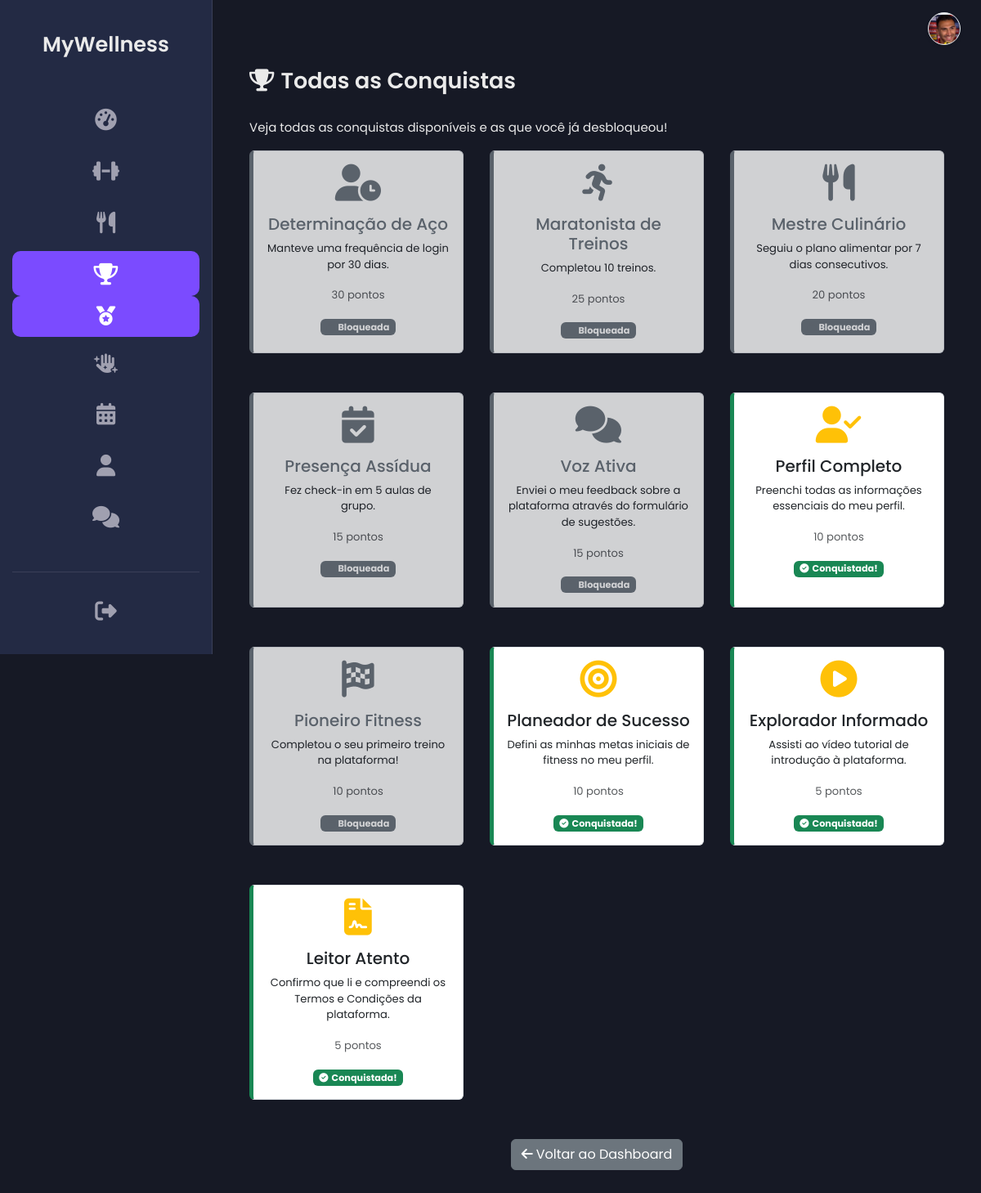
/all_achievements.php (signed in), run on the app's committed database.
### tables this page shows
CREATE TABLE `achievements` (
  `id` int(11) NOT NULL,
  `name` varchar(255) NOT NULL,
  `description` text NOT NULL,
  `icon` varchar(50) DEFAULT 'fas fa-medal',
  `points` int(11) DEFAULT 10,
  `criteria_type` varchar(50) DEFAULT NULL,
  `criteria_value` varchar(255) DEFAULT NULL,
  `is_manual_claim` tinyint(1) NOT NULL DEFAULT 0 COMMENT '1 se a conquista pode ser reivindicada manualmente pelo cliente',
  `created_at` timestamp NOT NULL DEFAULT current_timestamp()
);

### all_achievements.php (the view, shortened to what this page needs)
<?php
include 'db.php';
include 'header.php';
$user_id = $_SESSION['user_id'];
$all_achievements = [];
$earned_achievement_ids = [];
$page_error = '';
include 'sidebar_client.php';
try {
    $stmt_get_client_id = $pdo->prepare("SELECT id FROM clients WHERE user_id = ? LIMIT 1");
    $stmt_get_client_id->execute([$user_id]);
    $client_id_result = $stmt_get_client_id->fetchColumn();
    if ($client_id_result) {
        $client_id = $client_id_result;
        $stmt_all = $pdo->query("SELECT id, name, description, icon, points FROM achievements ORDER BY points DESC, name ASC");
        $all_achievements = $stmt_all->fetchAll(PDO::FETCH_ASSOC);
        $stmt_earned = $pdo->prepare("SELECT achievement_id FROM client_achievements WHERE client_id = ?");
        $stmt_earned->execute([$client_id]);
        $earned_achievement_ids = $stmt_earned->fetchAll(PDO::FETCH_COLUMN);
    } else {
        $page_error = "Não foi possível encontrar o registo de cliente.";
    }
} catch (PDOException $e) {
    $page_error = "Erro ao carregar dados das conquistas: " . $e->getMessage();
    error_log($page_error);
}
?>
<main class="main-content">
    <div class="container mt-5">
        <h2><i class="fas fa-trophy me-2"></i>Todas as Conquistas</h2>
        <p>Veja todas as conquistas disponíveis e as que você já desbloqueou!</p>
        <?php if ($page_error): ?>
            <div class="alert alert-danger"><?= htmlspecialchars($page_error) ?></div>
        <?php elseif (empty($all_achievements)): ?>
            <div class="alert alert-info">Ainda não há conquistas configuradas no sistema.</div>
        <?php else: ?>
            <div class="row">
                <?php foreach ($all_achievements as $achievement): ?>
                    <?php $is_earned = in_array($achievement['id'], $earned_achievement_ids); ?>
                    <div class="col-md-6 col-lg-4 mb-4">
                        <div class="card h-100 achievement-card <?= $is_earned ? 'earned' : 'locked' ?>">
                            <div class="card-body text-center">
                                <i class="<?= htmlspecialchars($achievement['icon']) ?> fa-3x mb-3 <?= $is_earned ? 'text-warning' : 'text-muted' ?>"></i>
                                <h5 class="card-title"><?= htmlspecialchars($achievement['name']) ?></h5>
                                <p class="card-text small"><?= htmlspecialchars($achievement['description']) ?></p>
                                <?php if ($achievement['points'] > 0): ?>
                                    <p class="card-text"><small class="text-muted"><?= htmlspecialchars($achievement['points']) ?> pontos</small></p>
                                <?php endif; ?>
                                <?php if ($is_earned): ?>
                                    <span class="badge bg-success"><i class="fas fa-check-circle me-1"></i>Conquistada!</span>
                                <?php else: ?>
                                    <span class="badge bg-secondary"><i class="fas fa-lock me-1"></i>Bloqueada</span>
                                <?php endif; ?>
                            </div>
                        </div>
                    </div>
                <?php endforeach; ?>
            </div>
        <?php endif; ?>
         <div class="text-center mt-4">
            <a href="dashboard.php" class="btn btn-secondary"><i class="fas fa-arrow-left me-1"></i>Voltar ao Dashboard</a>
        </div>
    </div>
</main>
<?php include 'footer.php'; ?>

### assets/css/dashboard_cliente.css (style rules this page uses)
:root { --bg-dark-primary: #161925; --bg-dark-secondary: #232A44; --text-light: #EAEAEA; --text-muted: #A0A0B0; --accent-color: #7B4BFF; --accent-color-hover: #6a3ffb; --border-color: #3a3f58; --sidebar-width: 260px; --sidebar-width-collapsed: 80px; --font-family: 'Poppins', sans-serif; }
body.dashboard-body { background-color: var(--bg-dark-primary); color: var(--text-light); font-family: var(--font-family); margin: 0; padding: 0; display: flex; min-height: 100vh; font-size: 15px; }
.main-content { margin-left: var(--sidebar-width); padding: 35px 45px; width: calc(100% - var(--sidebar-width)); background-color: var(--bg-dark-primary); transition: margin-left 0.3s ease, width 0.3s ease; overflow-y: auto; }
.main-content h2 { color: var(--text-light); margin-bottom: 30px; font-weight: 600; font-size: 1.8em; }
.container, .container-fluid, .container-lg, .container-md, .container-sm, .container-xl, .container-xxl { padding-left: 0; padding-right: 0; max-width: 100%; }
.row { --bs-gutter-x: 2rem; --bs-gutter-y: 1.5rem; }

### assets/css/personalizacao_chat.css (style rules this page uses)
:root { --chat-bg: #FFFFFF; --chat-text: #000000; --chat-border: #D1D1D6; --chat-messages-bg: #FFFFFF; --chat-input-area-bg: #F8F9FA; --chat-input-bg: #FFFFFF; --chat-placeholder-text: #8A8A8E; --chat-sent-bg: #007AFF; --chat-sent-bg-rgb: 0, 122, 255; --chat-sent-text: #FFFFFF; --chat-received-bg: #E5E5EA; --chat-received-text: #000000; --chat-timestamp-sent: #d1eaff; --chat-timestamp-received: #6c757d; }

### all_achievements.php (style rules this page uses)
.achievement-card { border: 1px solid var(--bs-border-color); transition: transform 0.2s ease-in-out, box-shadow 0.2s ease-in-out; }
.achievement-card.earned { border-left: 5px solid var(--bs-success); }
.achievement-card.locked { border-left: 5px solid var(--bs-secondary); opacity: 0.8; }
.achievement-card.locked .card-body i, .achievement-card.locked .card-body h5 { color: var(--bs-gray-600) !important; }

### data on the page
achievements: name "Determinação de Aço", description "Manteve uma frequência de login por 30 dias.", points "30", shows "Bloqueada"
achievements: name "Maratonista de Treinos", description "Completou 10 treinos.", points "25", shows "Bloqueada"
achievements: name "Mestre Culinário", description "Seguiu o plano alimentar por 7 dias consecutivos.", points "20", shows "Bloqueada"
achievements: name "Presença Assídua", description "Fez check-in em 5 aulas de grupo.", points "15", shows "Bloqueada"
achievements: name "Voz Ativa", description "Enviei o meu feedback sobre a plataforma através do formulário de sugestões.", points "15", shows "Bloqueada"
achievements: name "Perfil Completo", description "Preenchi todas as informações essenciais do meu perfil.", points "10", shows "Conquistada!"
achievements: name "Pioneiro Fitness", description "Completou o seu primeiro treino na plataforma!", points "10", shows "Bloqueada"
achievements: name "Planeador de Sucesso", description "Defini as minhas metas iniciais de fitness no meu perfil.", points "10", shows "Conquistada!"
achievements: name "Explorador Informado", description "Assisti ao vídeo tutorial de introdução à plataforma.", points "5", shows "Conquistada!"
achievements: name "Leitor Atento", description "Confirmo que li e compreendi os Termos e Condições da plataforma.", points "5", shows "Conquistada!"
